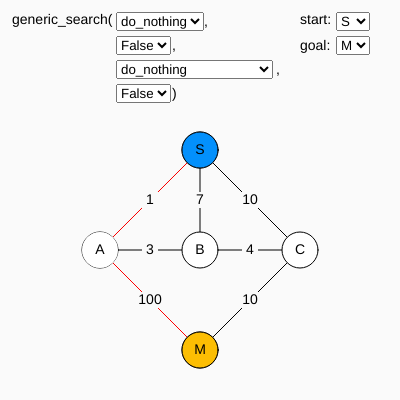
Frame 1 (no input)
Frame 60 (no input): identical to frame 1, image omitted
Frame 120 (the mouse pressed at the canvas centre since frame 60): identical to frame 1, image omitted

The p5.js sketch that drew this single still picture (run headless with seeded random() and noise() and a simulated clock; from frame 60 on, the mouse is pressed at the canvas centre):

// p5.js sketch
// ── sketch.js
let graph;
let searchFn;
let highlightedPath;
let start;
let goal;

let START_COLOR, GOAL_COLOR, BACKGROUND_COLOR;
let A, B, C, S, M;
let nodesMap;
let sortFnMap;
let booleanMap;

function setup() {
  createCanvas(400, 400);
  START_COLOR = color(3, 144, 252);
  GOAL_COLOR = color(252, 190, 3);
  BACKGROUND_COLOR = color(250);
  
  A = new Node('A', 100, 250);
  B = new Node('B', 200, 250);
  C = new Node('C', 300, 250);
  S = new Node('S', 200, 150);
  M = new Node('M', 200, 350);
  
  let edges = [
    [0, 1, 3], [0, 3, 1], [0, 4, 100],
    [1, 2, 4], [1, 3, 7],
    [2, 3, 10], [2, 4, 10],
  ];
  
  graph = new Graph([A, B, C, S, M], edges);
  
  nodesMap = { 'A':A, 'B':B, 'C':C , 'S':S, 'M':M };
  sortFnMap = {
    'do_nothing' : doNothing,
    'heuristic' : sortByHeuristic,
    'path_length' : sortByPathLength,
    'heuristic + path_length' : sortByHeuristicPlusPathLength,
    'beam_sort' : beamSort,
  }
  booleanMap = { 'False':false, 'True':true };
  
  let comboXPos = 116;
  let comboYPos = 12;
  
  start = createSelect();
  start.position(336, 12);
  start.option('A');
  start.option('B');
  start.option('C');
  start.option('S');
  start.option('M');
  start.selected('S');
  start.changed(selectEvent);
  
  goal = createSelect();
  goal.position(336, 36);
  goal.option('A');
  goal.option('B');
  goal.option('C');
  goal.option('S');
  goal.option('M');
  goal.selected('M');
  goal.changed(selectEvent);
  
  sortExtendedPathsFn = createSelect();
  sortExtendedPathsFn.position(comboXPos, comboYPos);
  sortExtendedPathsFn.option('do_nothing');
  sortExtendedPathsFn.option('heuristic');  
  sortExtendedPathsFn.changed(selectEvent);
  
  addPathsToFrontOfAgenda = createSelect();
  addPathsToFrontOfAgenda.position(comboXPos, comboYPos + 24);
  addPathsToFrontOfAgenda.option('False');
  addPathsToFrontOfAgenda.option('True');
  addPathsToFrontOfAgenda.changed(selectEvent);
  
  sortAgendaFn = createSelect();
  sortAgendaFn.position(comboXPos, comboYPos + 48);
  sortAgendaFn.option('do_nothing');
  sortAgendaFn.option('heuristic');
  sortAgendaFn.option('path_length');
  sortAgendaFn.option('heuristic + path_length');
  // sortAgendaFn.selected('path_length');
  sortAgendaFn.changed(selectEvent);
  
  useExtendedSet = createSelect();
  useExtendedSet.position(comboXPos, comboYPos + 72);
  useExtendedSet.option('False');
  useExtendedSet.option('True');
  useExtendedSet.changed(selectEvent);
  
  selectEvent();
}

function draw() {
  background(BACKGROUND_COLOR);
  
  textSize(14);
  text('generic_search(', 12, 24);
  text(',', 204, 98 - 72);
  text(',', 172, 98 - 48);
  text(',', 276, 98 - 24);
  text(')', 172, 98);
  
  text('start:', 300, 24);
  text('goal:', 300, 50);
  
  graph.draw();
}

function selectEvent() {
  searchFn = genericSearch(
    sortFnMap[sortExtendedPathsFn.value()],
    booleanMap[addPathsToFrontOfAgenda.value()],
    sortFnMap[sortAgendaFn.value()],
    booleanMap[useExtendedSet.value()]
  );
  
  let s = nodesMap[start.value()];
  let g = nodesMap[goal.value()];
  highlightedPath = searchFn(graph, s, g);
  graph.highlightPath(highlightedPath);
}

class Node {
  constructor(name, x, y) {
    this.name = name;
    this.x = x;
    this.y = y;
    this.neighbors = [];
  }
  
  pushNeighbor(node, distance) {
    if (this.name !== node.name) {
      this.neighbors.push(new Neighbor(node, distance));
      node.neighbors.push(new Neighbor(this, distance));
    }
  }
}

class Neighbor {
  constructor(node, distance) {
    this.node = node;
    this.distance = distance;
  }
}

class Graph {
  constructor(nodes, edges) {
    this.nodes = nodes;
    this.edges = edges;
    this.edgesWeights = {};
    this.highlightedPath = null;
    
    for (const e of edges) {
      let n1 = this.nodes[e[0]];
      let n2 = this.nodes[e[1]];
      n1.pushNeighbor(n2);
      this.edgesWeights[[n1.name, n2.name]] = e[2];
      this.edgesWeights[[n2.name, n1.name]] = e[2];
    }
  }
  
  heuristic(n1, n2) {
    return Math.sqrt(Math.pow(n1.x - n2.x, 2) + Math.pow(n1.y - n2.y, 2)) / 100;
  }
  
  pathLength(path) {
    let pathLength = 0;
    for (let i = 0; i < path.length - 1; i++) {
      let n1 = path[i];
      let n2 = path[i+1];
      pathLength += this.edgesWeights[[n1.name, n2.name]];
    }
    return pathLength;
  }
  
  highlightPath(highlightedPath) {
    this.highlightedPath = highlightedPath;
  }
  
  draw() {
    for (const e of this.edges) {
      let n1 = this.nodes[e[0]];
      let n2 = this.nodes[e[1]];
      line(n1.x, n1.y, n2.x, n2.y);
    }
    
    push();
    textAlign(CENTER, CENTER);
    for (const n of this.nodes) {
      circle(n.x, n.y, 36);
      text(n.name, n.x, n.y);
    }
    pop();
    
    if (this.highlightedPath !== null) {
      push();
      textAlign(CENTER, CENTER);
      for (let i = 0; i < this.highlightedPath.length - 1; i++) {
        let n1 = this.highlightedPath[i];
        let n2 = this.highlightedPath[i+1];
        stroke(255, 0, 0);
        line(n1.x, n1.y, n2.x, n2.y);
        noStroke();
        circle(n1.x, n1.y, 36);
        text(n1.name, n1.x, n1.y);
      }
      pop();
      
      let s = this.highlightedPath.at(0);
      let g = this.highlightedPath.at(-1);
      push();
      fill(START_COLOR);
      circle(s.x, s.y, 36);
      fill(GOAL_COLOR);
      circle(g.x, g.y, 36);
      pop();
      
      push();
      textAlign(CENTER, CENTER);
      text(s.name, s.x, s.y);
      text(g.name, g.x, g.y);
      pop();
    }
    
    push();
    textAlign(CENTER, CENTER);
    
    for (const e of this.edges) {
      let n1 = this.nodes[e[0]];
      let n2 = this.nodes[e[1]];
      let x = (n1.x + n2.x) / 2;
      let y = (n1.y + n2.y) / 2;
      
      push();
      noStroke();
      fill(BACKGROUND_COLOR);
      let a = 8;
      square(x - a, y - a, 2 * a);
      pop();      
      
      text(this.edgesWeights[[n1.name, n2.name]].toString(), x, y);
    }
    pop();
  }  
}

function doNothing(graph, goal, paths) {
  return paths;
}

function sortByHeuristic(graph, goal, paths) {
  return paths.toSorted((a, b) => {
    let ha = graph.heuristic(a.at(-1), goal);
    let hb = graph.heuristic(b.at(-1), goal);
    return ha - hb;
  });
}

function sortByPathLength(graph, goal, paths) {
  return paths.toSorted((a, b) => {
    let plA = graph.pathLength(a);
    let plB = graph.pathLength(b);
    return plA - plB;
  });
}

function sortByHeuristicPlusPathLength(graph, goal, paths) {
  return paths.toSorted((a, b) => {
    let hA = graph.heuristic(a.at(-1), goal);
    let hB = graph.heuristic(b.at(-1), goal);
    let plA = graph.pathLength(a);
    let plB = graph.pathLength(b);
    return (hA + plA) - (hB + plB);
  });
}

function allEqual(lst) {
  if (lst.length === 0) {
    return true;
  } else {
    let first = lst[0];
    for (const elt of lst) {
      if (elt !== first) {
        return false;
      }
    }
    return true;
  }
}

function beamSort(graph, goal, paths) {
  let lengths = paths.map((path) => path.length);
  let is_whole_level_extended = allEqual(lenghts);
  return is_whole_level_extended ? sortByHeuristic(graph, paths).slice(0, 2) : paths;
}

function extensions(graph, path) {
  let extPaths = [];
  let lastNode = path.at(-1);
  for (const neighbor of lastNode.neighbors) {
    extPaths.push(path.concat(neighbor.node));
  }
  return extPaths;
}

function genericSearch(
  sortExtendedPathsFn, addPathsToFrontOfAgenda, sortAgendaFn, useExtendedSet
)
{
  function search(graph, start, goal) {
    let Q = [[start]];
    let extendedSet = new Set();
    
    while (Q.length !== 0) {
      let path = Q.shift(0);
      
      // guard against infinte loops
      // TODO: make this program async and cancel
      // execution when combo box options change.
      if (path.length > 100) {
        return null;
      }
      
      let lastNode = path.at(-1);
      if (lastNode === goal) {
        return path;
      }
      if (useExtendedSet) {
        if (extendedSet.has(lastNode)) {
          continue;
        }
        extendedSet.add(lastNode);
      }
      let extPaths = sortExtendedPathsFn(graph, goal, extensions(graph, path));
      Q = addPathsToFrontOfAgenda ? extPaths.concat(Q) : Q.concat(extPaths);
      Q = sortAgendaFn(graph, goal, Q);
    }
  }
    
  return search;
}
